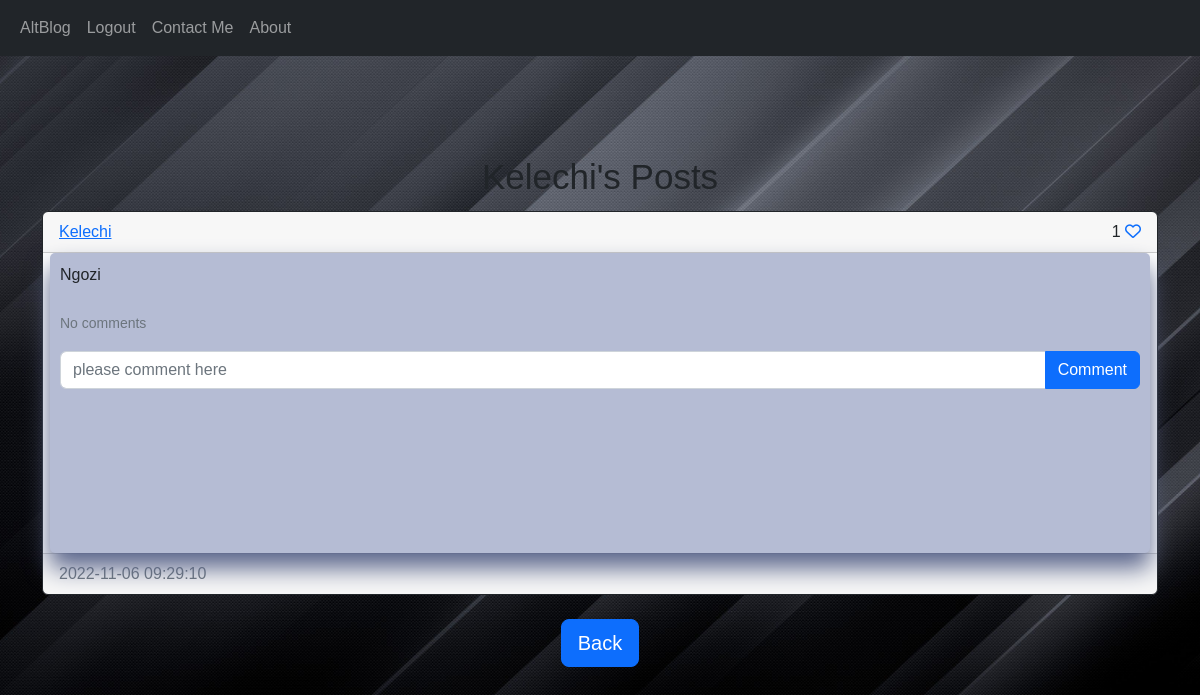
The page /posts/Kelechi (signed in) on the database its author committed.
### BLogSite/models.py (models this page shows)
class User(db.Model, UserMixin):
    id = db.Column(db.Integer, primary_key=True)
    email = db.Column(db.String(100), unique=True)
    username = db.Column(db.String(100), unique=True)
    password = db.Column(db.String(100))
    date_created = db.Column(db.DateTime(timezone=True), default=func.now())
    posts = db.relationship("Post", backref="user", passive_deletes=True)
    comments = db.relationship("Comment", backref="user", passive_deletes=True)
    likes = db.relationship("Like", backref="user", passive_deletes=True)

class Post(db.Model):
    id = db.Column(db.Integer, primary_key=True)
    text = db.Column(db.Text, nullable=False)
    date_created = db.Column(db.DateTime(timezone=True), default=func.now())
    author = db.Column(db.Integer, db.ForeignKey("user.id", ondelete="CASCADE"), nullable=False)
    comments = db.relationship("Comment", backref="post", passive_deletes=True)
    likes = db.relationship("Like", backref="post", passive_deletes=True)

### BLogSite/views.py (the view)
@views.route("/posts/<username>")
@login_required
def posts(username):
    user = User.query.filter_by(username=username).first()
    if not user:
        flash("No user with the username exists.", category="error")
        return redirect(url_for("views.home"))
    posts = user.posts
    return render_template("posts.html", user=current_user, posts=posts, username=username)

### BLogSite/__init__.py (called while the page is built)
def create_app():  # important when creating a flask app
    app = Flask(__name__)
    app.config['SECRET_KEY'] = "HelloThere"
    app.config['SQLALCHEMY_DATABASE_URI'] = f'sqlite:///{DB_NAME}'
    db.init_app(app)
    from .views import views
    from .authe import authe
    app.register_blueprint(views, url_prefix="/")
    app.register_blueprint(authe, url_prefix="/")
    from .models import User, Post, Comment, Like
    login_manager = LoginManager()
    login_manager.login_view = "authe.login"
    login_manager.init_app(app)
    @login_manager.user_loader
    def load_user(id):
        return User.query.get(int(id))
    create_database(app)
    return app

### BLogSite/templates/posts.html (shortened to what this page needs)
{% extends "posts_div.html" %}
{% block header %} {{username}}'s Posts {% endblock %}
{% block footer %}
<link rel="stylesheet" href="{{url_for('static', filename='post.css')}}">
 <div align="center">
       <a href="/home">
           <button type="button" class="btn btn-primary btn-lg">Back</button>
       </a>
    </div>
{% endblock %}

### BLogSite/templates/posts_div.html (shortened to what this page needs)
{% extends "base.html" %}
{% block content %}
<link rel="stylesheet" href="{{url_for('static', filename='post.css')}}">
<h1 align="center">{% block header %}Posts{% endblock %}</h1>
<div id="posts">
{% for post in posts %}
    <div class="card border-dark">
        <div class="card-header d-flex justify-content-between align-items-center">
            <a href="/posts/{{post.user.username}}">{{post.user.username}}</a>
            <div>
                {{post.likes|length}}
                {% if user.id in post.likes|map(attribute="author")|list %}
                <a href="/like-post/{{post.id}}"><i class="fa-solid fa-heart"></i></a>
                {%else%}
                <a href="/like-post/{{post.id}}"><i class="fa-regular fa-heart"></i></a>
                {%endif%}
            </div>
        </div>
            <div class="card-body">
                <div class="card-text">{{post.text}}</div>
                <br>
                <p class="card-text">
                    {% if post.comments|length > 0 %}
                        <a data-bs-toggle="collapse" href="#comments-{{post.id}}" role="button">
                            <small>View {{post.comments|length}} Comments</small>
                        </a>
                    {% else %}
                    <small class="text-muted">No comments</small>
                    {%endif%}
                </p>
                <form class="input-group mb-3" method="POST" action="/create-comment/{{post.id}}">
                    <input type="text" id="text" name="text" class="form-control" placeholder="please comment here" />
                    <button type="submit" class="btn btn-primary">Comment</button>
                </form>
            </div>
        <div class="card-footer text-muted">{{post.date_created}}</div>
    </div>
    <br>
{% endfor %}
</div>
{% block footer %}{% endblock %}
{% endblock %}

### BLogSite/static/post.css (style rules this page uses)
body { margin: 0; padding: 0; background: url(pic4.jpg); background-position: center; background-size: cover; height: 100vh; font-family: sans-serif; }
.card-body { margin-right: auto; margin-left: auto; width: 1100px; box-shadow: 0 15px 25px rgba(90, 101, 139); height: 300px; border-radius: 5px; backdrop-filter: blur(14px); padding: 10px; background: rgb(181, 188, 212) }
h1 { margin: 10px; padding: 0px 0px 3px; text-align: center; font-size: 35px; }

### rows shown on the page
User: username "Kelechi"
Post: user.username "Kelechi", likes|length "1", text "Ngozi", date_created "2022-11-06 09:29:10"
